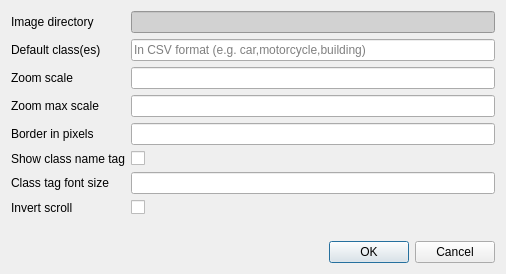
<?xml version="1.0" encoding="UTF-8"?>
<ui version="4.0">
 <class>DialogSettings</class>
 <widget class="QDialog" name="DialogSettings">
  <property name="geometry">
   <rect>
    <x>0</x>
    <y>0</y>
    <width>506</width>
    <height>274</height>
   </rect>
  </property>
  <property name="sizePolicy">
   <sizepolicy hsizetype="Preferred" vsizetype="Fixed">
    <horstretch>0</horstretch>
    <verstretch>0</verstretch>
   </sizepolicy>
  </property>
  <property name="minimumSize">
   <size>
    <width>506</width>
    <height>0</height>
   </size>
  </property>
  <property name="maximumSize">
   <size>
    <width>16777215</width>
    <height>274</height>
   </size>
  </property>
  <property name="windowTitle">
   <string>Settings</string>
  </property>
  <layout class="QVBoxLayout" name="verticalLayout">
   <item>
    <layout class="QFormLayout" name="formLayout">
     <item row="0" column="0">
      <widget class="QLabel" name="label">
       <property name="styleSheet">
        <string notr="true">font: 9pt &quot;Arial&quot;;</string>
       </property>
       <property name="text">
        <string>Image directory</string>
       </property>
      </widget>
     </item>
     <item row="0" column="1">
      <widget class="QLineEdit" name="lineEdit">
       <property name="enabled">
        <bool>true</bool>
       </property>
       <property name="styleSheet">
        <string notr="true">background-color: rgb(210, 210, 210);</string>
       </property>
       <property name="readOnly">
        <bool>true</bool>
       </property>
      </widget>
     </item>
     <item row="1" column="0">
      <widget class="QLabel" name="label_2">
       <property name="styleSheet">
        <string notr="true">font: 9pt &quot;Arial&quot;;</string>
       </property>
       <property name="text">
        <string>Default class(es)</string>
       </property>
      </widget>
     </item>
     <item row="1" column="1">
      <widget class="QLineEdit" name="lineEdit_2">
       <property name="styleSheet">
        <string notr="true"/>
       </property>
       <property name="placeholderText">
        <string>In CSV format (e.g. car,motorcycle,building)</string>
       </property>
      </widget>
     </item>
     <item row="2" column="0">
      <widget class="QLabel" name="label_3">
       <property name="styleSheet">
        <string notr="true">font: 9pt &quot;Arial&quot;;</string>
       </property>
       <property name="text">
        <string>Zoom scale</string>
       </property>
      </widget>
     </item>
     <item row="2" column="1">
      <widget class="QLineEdit" name="lineEdit_3">
       <property name="styleSheet">
        <string notr="true"/>
       </property>
      </widget>
     </item>
     <item row="7" column="1">
      <widget class="QCheckBox" name="checkBox">
       <property name="text">
        <string/>
       </property>
      </widget>
     </item>
     <item row="7" column="0">
      <widget class="QLabel" name="label_4">
       <property name="styleSheet">
        <string notr="true">font: 9pt &quot;Arial&quot;;</string>
       </property>
       <property name="text">
        <string>Invert scroll</string>
       </property>
      </widget>
     </item>
     <item row="3" column="0">
      <widget class="QLabel" name="label_5">
       <property name="styleSheet">
        <string notr="true">font: 9pt &quot;Arial&quot;;</string>
       </property>
       <property name="text">
        <string>Zoom max scale</string>
       </property>
      </widget>
     </item>
     <item row="3" column="1">
      <widget class="QLineEdit" name="lineEdit_4">
       <property name="styleSheet">
        <string notr="true"/>
       </property>
      </widget>
     </item>
     <item row="4" column="0">
      <widget class="QLabel" name="label_6">
       <property name="styleSheet">
        <string notr="true">font: 9pt &quot;Arial&quot;;</string>
       </property>
       <property name="text">
        <string>Border in pixels</string>
       </property>
      </widget>
     </item>
     <item row="4" column="1">
      <widget class="QLineEdit" name="lineEdit_5">
       <property name="styleSheet">
        <string notr="true"/>
       </property>
      </widget>
     </item>
     <item row="5" column="0">
      <widget class="QLabel" name="label_7">
       <property name="styleSheet">
        <string notr="true">font: 9pt &quot;Arial&quot;;</string>
       </property>
       <property name="text">
        <string>Show class name tag</string>
       </property>
      </widget>
     </item>
     <item row="6" column="0">
      <widget class="QLabel" name="label_8">
       <property name="styleSheet">
        <string notr="true">font: 9pt &quot;Arial&quot;;</string>
       </property>
       <property name="text">
        <string>Class tag font size</string>
       </property>
      </widget>
     </item>
     <item row="6" column="1">
      <widget class="QLineEdit" name="lineEdit_6"/>
     </item>
     <item row="5" column="1">
      <widget class="QCheckBox" name="checkBox_2">
       <property name="text">
        <string/>
       </property>
       <property name="checked">
        <bool>false</bool>
       </property>
      </widget>
     </item>
    </layout>
   </item>
   <item>
    <widget class="QDialogButtonBox" name="buttonBox">
     <property name="styleSheet">
      <string notr="true">font: 9pt &quot;Arial&quot;;</string>
     </property>
     <property name="orientation">
      <enum>Qt::Horizontal</enum>
     </property>
     <property name="standardButtons">
      <set>QDialogButtonBox::Cancel|QDialogButtonBox::Ok</set>
     </property>
    </widget>
   </item>
  </layout>
 </widget>
 <resources/>
 <connections>
  <connection>
   <sender>buttonBox</sender>
   <signal>accepted()</signal>
   <receiver>DialogSettings</receiver>
   <slot>accept()</slot>
   <hints>
    <hint type="sourcelabel">
     <x>248</x>
     <y>254</y>
    </hint>
    <hint type="destinationlabel">
     <x>157</x>
     <y>274</y>
    </hint>
   </hints>
  </connection>
  <connection>
   <sender>buttonBox</sender>
   <signal>rejected()</signal>
   <receiver>DialogSettings</receiver>
   <slot>reject()</slot>
   <hints>
    <hint type="sourcelabel">
     <x>316</x>
     <y>260</y>
    </hint>
    <hint type="destinationlabel">
     <x>286</x>
     <y>274</y>
    </hint>
   </hints>
  </connection>
 </connections>
</ui>
